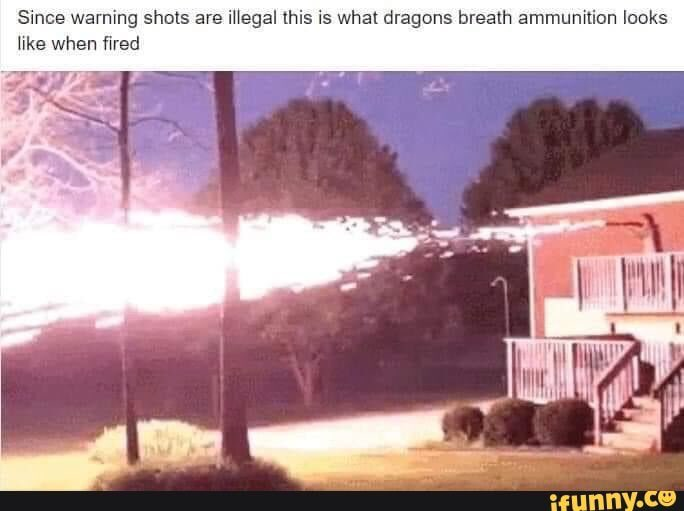
#> input picture Original/image0.jpg, 684 x 511 px; its folder holds only this picture in this run
$ python cropper.py
#> lines starting #> are read from the running program, lines starting #| are printed output that depends on the picture
##############################
# Author: Stautyr            #
# Language: Python 3.7.3     #
# Date: 8-12-2020            #
##############################

import os
from pathlib import Path
from PIL import Image

startFolder = Path.cwd()/"Original"

def crop(image, count):
#> called with count = 0
    imageExt = os.path.splitext(image)[-1].lower()
    originalImage = Image.open(image)
#> originalImage is the input picture: PIL image 684x511 RGB; mean R, G, B 180.8, 146.6, 155
    width, height = originalImage.size
#> width = 684; height = 511
    croppedImage = originalImage.crop((0, 0, width, (height-21)))
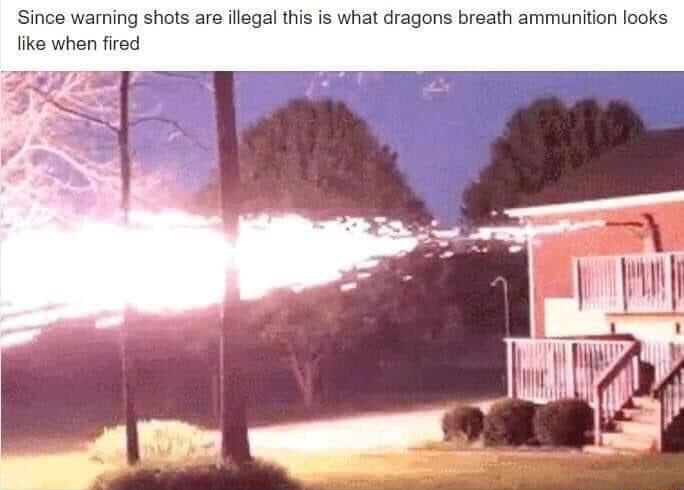
#> croppedImage: PIL image 684x490 RGB; mean R, G, B 186.4, 151.1, 160.2
    croppedName = str(count) + imageExt
    croppedImage.save(Path.cwd()/"Cropped"/croppedName)

o = os.listdir(startFolder)
count = 0                  #creates list of all files in starting folder
for x in range(len(o)):
	image = o[x]
	print (startFolder/image)
	crop(startFolder/image, x)
